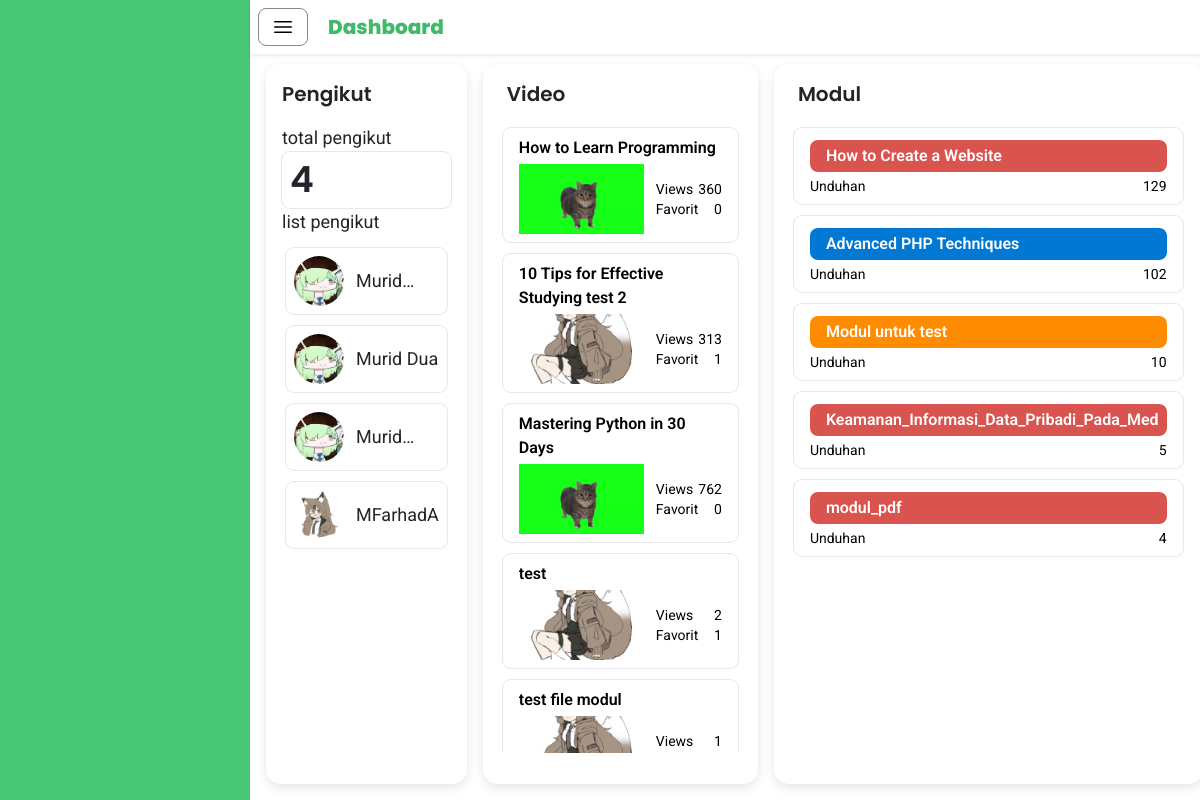
The app's page /guru/index.php (signed in), older data.
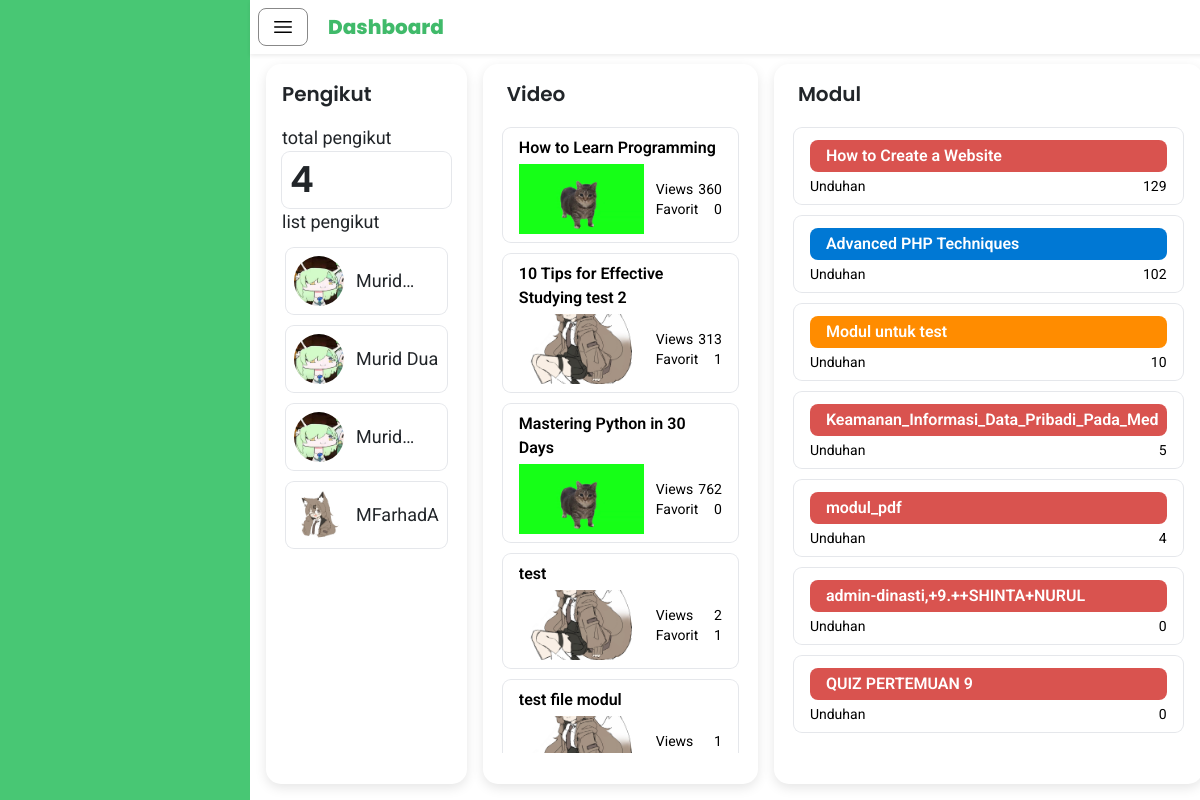
The same page, newer data.
### tables this page shows
CREATE TABLE IF NOT EXISTS `user` (
  `userID` int NOT NULL AUTO_INCREMENT,
  `email` varchar(255) NOT NULL,
  `password` varchar(255) NOT NULL,
  `name` varchar(255) NOT NULL,
  `profile_photo` varchar(255) NOT NULL,
  `role` int NOT NULL,
  PRIMARY KEY (`userID`)
);

CREATE TABLE IF NOT EXISTS `video` (
  `videoID` int NOT NULL AUTO_INCREMENT,
  `teacherID` int NOT NULL,
  `video` varchar(255) NOT NULL DEFAULT '',
  `thumbnail` varchar(255) NOT NULL DEFAULT '',
  `title` varchar(255) NOT NULL,
  `views` int NOT NULL,
  `upload_date` datetime NOT NULL,
  `favorite` int DEFAULT '0',
  PRIMARY KEY (`videoID`),
  KEY `teacherID` (`teacherID`),
  CONSTRAINT `video_ibfk_1` FOREIGN KEY (`teacherID`) REFERENCES `guru` (`teacherID`) ON DELETE CASCADE ON UPDATE CASCADE
);

CREATE TABLE IF NOT EXISTS `modul` (
  `moduleID` int NOT NULL AUTO_INCREMENT,
  `teacherID` int NOT NULL,
  `videoID` int NOT NULL,
  `title` varchar(255) NOT NULL,
  `download` int NOT NULL,
  `modul` varchar(255) NOT NULL,
  PRIMARY KEY (`moduleID`),
  KEY `teacherID` (`teacherID`),
  KEY `FK_modul_video` (`videoID`),
  CONSTRAINT `FK_modul_guru` FOREIGN KEY (`teacherID`) REFERENCES `guru` (`teacherID`),
  CONSTRAINT `FK_modul_video` FOREIGN KEY (`videoID`) REFERENCES `video` (`videoID`)
);

### guru/dataPengikut.php (called while the page is built, shortened)
<?php
include 'datateacherID.php';
$servername = "localhost";
$username = "root";
$password = "";
$dbname = "study_tube";
$conn = new mysqli($servername, $username, $password, $dbname);
$sql = "SELECT
            u.name AS pengikut_nama_murid,
            u.profile_photo AS pengikut_foto_profil_murid
        FROM
            user u
        JOIN
            siswa s ON u.userID = s.userID
        JOIN
            ikuti i ON s.studentID = i.studentID
        WHERE
            i.teacherID = ?
        ";
$stmt = $conn->prepare($sql);
$stmt->bind_param("i", $teacherID);
$stmt->execute();
$resultPengikut = $stmt->get_result();
?>

### guru/datateacherID.php (called while the page is built, shortened)
<?php
$servername = "localhost";
$username = "root";
$password = "";
$dbname = "study_tube";
$conn = new mysqli($servername, $username, $password, $dbname);
$userID = $_SESSION['user_id'];
$sqlteacherID = "SELECT teacherID FROM guru JOIN user ON guru.userID = user.userID WHERE user.userID = ?";
$stmtteacherID = $conn->prepare($sqlteacherID);
$stmtteacherID->bind_param("i", $userID);
$stmtteacherID->execute();
$resultteacherID = $stmtteacherID->get_result();
if ($row = $resultteacherID->fetch_assoc()) {
    $teacherID = $row['teacherID'];
} else {
    echo "Student ID tidak ditemukan.";
}
?>

### guru/dataVideo.php (called while the page is built, shortened)
<?php
include 'datateacherID.php';
$servername = "localhost";
$username = "root";
$password = "";
$dbname = "study_tube";
$conn = new mysqli($servername, $username, $password, $dbname);
$sql = "SELECT
            thumbnail,
            title,
            video,
            views,
            favorite
        FROM
            video
        WHERE
            teacherID = ?
        ";
$stmt = $conn->prepare($sql);
$stmt->bind_param("i", $teacherID);
$stmt->execute();
$resultVideo = $stmt->get_result();
?>

### guru/dataModul.php (called while the page is built, shortened)
<?php
include 'datateacherID.php';
$servername = "localhost";
$username = "root";
$password = "";
$dbname = "study_tube";
$conn = new mysqli($servername, $username, $password, $dbname);
$sql = "SELECT
            title,
            modul,
            download
        FROM
            modul
        WHERE
            teacherID = ?
        ";
$stmt = $conn->prepare($sql);
$stmt->bind_param("i", $teacherID);
$stmt->execute();
$resultModul = $stmt->get_result();
?>

### guru/index.php (the view, shortened to what the changed rows need)
<?php
    include 'dataPengikut.php';
    include 'dataRating.php';
    include 'dataVideo.php';
    include 'dataModul.php';
?>
<!DOCTYPE html>
<html lang="en">
<head>
    <script src="https://cdn.tailwindcss.com"></script>
    <link href="https://cdn.jsdelivr.net/npm/bootstrap@5.3.3/dist/css/bootstrap.min.css" rel="stylesheet">
    <link rel="stylesheet" href="style.css">
</head>
<body>
    <div id="mainContent" class="main-content bg-white">
        <div class="fixed top-0 w-full bg-white z-50 shadow-sm">
            <div class="flex items-center space-x-5 p-2">
                <h1 class="font-poppins font-extrabold text-[#40BA6A] text-xl my-auto">Dashboard</h1>
            </div>
        </div>
        <div class="container mt-12 p-3">
            <div class="flex flex-row h-[90vh] space-x-4">
                <div class="flex flex-row space-x-2 w-1/4">
                    <div class="col-rounded-shadow p-3 flex-auto">
                        <h1 class="font-poppins text-xl mx-auto line-clamp-1 mb-3">Pengikut</h1>
                        <h1 class="font-poppins text-4xl mx-auto line-clamp-1 rounded-lg ring-1 ring-gray-200 p-2">
                            <?php echo $resultPengikut->num_rows; ?>
                        </h1>
                        <div id="list-pengikut" class="flex flex-col space-y-3 overflow-auto max-h-[calc(100%-180px)] p-1">
                            <?php if ($resultPengikut && $resultPengikut->num_rows > 0): ?>
                                <?php while ($pengikut = $resultPengikut->fetch_assoc()): ?>
                                    <div class="flex items-center rounded-lg ring-1 ring-gray-200 p-2" title="<?= htmlspecialchars($pengikut['pengikut_nama_murid']); ?>">
                                        <div class="flex-shrink-0 overflow-hidden w-[50px] h-[50px] rounded-full bg-white items-center mr-3">
                                            <div class="mx-auto">
                                                <img id="profilePhoto" src="<?= htmlspecialchars($pengikut['pengikut_foto_profil_murid']); ?>">
                                            </div>
                                        </div>
                                        <p class="text-lg font-roboto font-normal line-clamp-1"><?= htmlspecialchars($pengikut['pengikut_nama_murid']); ?></p>
                                    </div>
                                <?php endwhile; ?>
                            <?php else: ?>
                                <p class="text-lg font-roboto font-normal">Belum ada pengikut.</p>
                            <?php endif; ?>
                        </div>
                    </div>
                </div>
                <div class="flex flex-row flex-auto space-x-4">
                        <div class="col-rounded-shadow p-2 px-3 w-full">
                            <h1 class="font-poppins text-xl mx-auto line-clamp-1 p-2 mb-2">Video</h1>
                            <div id="list-video" class="flex flex-col space-y-3 overflow-auto max-h-[calc(100%-75px)] p-1">
                                <?php if ($resultVideo && $resultVideo->num_rows > 0): ?>
                                    <?php while ($video = $resultVideo->fetch_assoc()): ?>
                                        <div class="w-full h-auto rounded-lg ring-1 ring-gray-200 py-2 px-3">
                                            <p class="font-roboto text-black text-ellipsis line-clamp-2 mb-1">
                                                <?= htmlspecialchars($video['title']); ?>
                                            </p>
                                            <div class="flex items-center space-x-3">
                                                <div class="overflow-hidden w-[125px] h-[70px] bg-white flex items-center justify-center">
                                                    <div class="mx-auto item thumbnail">
                                                        <img src="<?= htmlspecialchars($video['thumbnail']); ?>" alt="" class="object-cover">
                                                    </div>
                                                </div>
                                                <div class="flex-1">
                                                    <div class="flex justify-between items-center">
                                                        <div>
                                                            <h1 class="font-roboto font-normal text-black text-sm truncate overflow-hidden">Views</h1>
                                                            <h1 class="font-roboto font-normal text-black text-sm truncate overflow-hidden">Favorit</h1>
                                                        </div>
                                                        <div class="text-right">
                                                            <h1 class="font-roboto font-normal text-black text-sm truncate overflow-hidden"><?= htmlspecialchars($video['views']); ?></h1>
                                                            <h1 class="font-roboto font-normal text-black text-sm truncate overflow-hidden"><?= htmlspecialchars($video['favorite']); ?></h1>
                                                        </div>
                                                    </div>
                                                </div>
                                            </div>
                                        </div>
                                    <?php endwhile; ?>
                                <?php else: ?>
                                    <p class="text-lg font-roboto font-normal">Belum ada video tersedia.</p>
                                <?php endif; ?>
                            </div>
                        </div>
                        <div class="col-rounded-shadow p-2 px-3 w-full">
                            <h1 class="font-poppins text-xl mx-auto line-clamp-1 p-2 mb-2">Modul</h1>
                            <div id="list-modul" class="flex flex-col space-y-3 overflow-auto max-h-[calc(100%-75px)] p-1">
                            <?php if ($resultModul && $resultModul->num_rows > 0): ?>
                                <?php while ($modul = $resultModul->fetch_assoc()): ?>
                                    <?php
                                        $file = htmlspecialchars($modul['modul']);
                                        if (strpos($file, '.pdf') !== false) {
                                            $bgColor = 'bg-[#D9534F]';
                                        } elseif (strpos($file, '.docx') !== false || strpos($file, '.doc') !== false) {
                                            $bgColor = 'bg-[#0078D4]';
                                        } elseif (strpos($file, '.pptx') !== false || strpos($file, '.ppt') !== false) {
                                            $bgColor = 'bg-[#FF8C00]';
                                        } else {
                                            $bgColor = 'bg-[#CCCCCC]';
                                        }
                                    ?>
                                    <div class="w-full h-auto rounded-lg ring-1 ring-gray-200 py-2 px-3 items-center">
                                        <div class="flex flex-1 overflow-hidden rounded-lg mt-1 <?= $bgColor ?> px-2 py-1">
                                            <p class="font-roboto text-white text-ellipsis line-clamp-1 pl-2"><?= htmlspecialchars($modul['title']); ?></p>
                                        </div>
                                        <div class="flex flex-1 justify-between items-center mt-1">
                                            <div>
                                                <h1 class="font-roboto font-normal text-black text-sm truncate overflow-hidden">Unduhan</h1>
                                            </div>
                                            <div class="text-right">
                                                <h1 class="font-roboto font-normal text-black text-sm truncate overflow-hidden"><?= htmlspecialchars($modul['download']); ?></h1>
                                            </div>
                                        </div>
                                    </div>
                                <?php endwhile; ?>
                            <?php else: ?>
                                <p class="text-lg font-roboto font-normal">Belum ada modul tersedia.</p>
                            <?php endif; ?>
                            </div>
                        </div>
                </div>
            </div>
        </div>
    </div>
</body>
</html>

Row changes from the older to the newer data that the page shows:
added modul: title "admin-dinasti,+9.++SHINTA+NURUL", download "0"
added modul: title "QUIZ PERTEMUAN 9", download "0"
